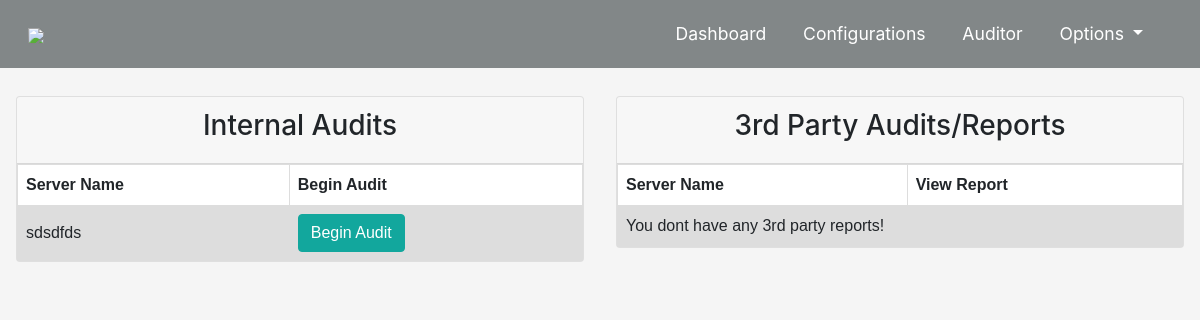
The page /ad/auditor/ (signed in) on the database as committed earlier.
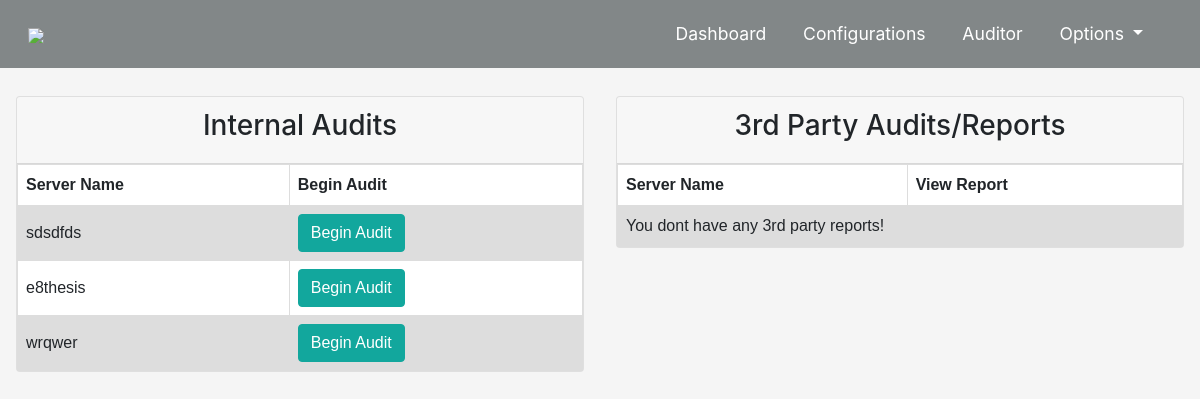
The same page on the database as committed later.
### ad/models.py (models this page shows)
class Server(models.Model):
    owner = models.ForeignKey(User, models.CASCADE)
    name = models.CharField(max_length=50)
    server_address = models.CharField(max_length=20)
    ssh_port = models.IntegerField(default=22)
    save_server_details = models.BooleanField(default=False)
    save_reports = models.BooleanField(default=True)
    share_reports = models.BooleanField(default=True)

### ad/views.py (the view)
# urls.py: path('auditor/', views.auditor, name='auditor'),
def auditor(request):
    servers = Server.objects.filter(owner_id=request.user.id)
    external_reports = Audit.objects.filter(user_id=request.user.id)
    context = {
        'servers': servers,
        'external_reports': external_reports,
    }
    return render(request, 'ad/auditor.html', context)

### templates/ad/auditor.html (shortened to what this page needs)
{% extends 'base.html' %}
{% block content %}
    <div class="row">
        <div class="col-md-6">
            <div class="mb-3 card">
                <div class="card-header-tab card-header">
                    <h3>Internal Audits</h3>
                </div>
                <table>
                    <tr>
                        <th>Server Name</th>
                        <th>Begin Audit</th>
                    </tr>
                    {% if servers|length == 0 %}
                        <tr>
                        <td colspan="4">You dont have any servers to audit! <a href="{% url 'add_server' %}">Add a server</a></td>
                        </tr>
                    {% else %}
                        {% for server in servers %}
                        <tr>
                            <td>{{ server.name }}</td>
                            <td>
                                <a class="btn btn-primary" href="{% url 'authorize_audit' server.id %}">Begin Audit</a>
                            </td>
                        </tr>
                        {% endfor %}
                    {% endif %}
                </table>
            </div>
        </div>
        <div class="col-md-6">
            <div class="mb-3 card">
                <div class="card-header-tab card-header">
                    <h3>3rd Party Audits/Reports</h3>
                </div>
               <table>
                    <tr>
                        <th>Server Name</th>
                        <th>View Report</th>
                    </tr>
                    {% if external_reports|length == 0 %}
                        <tr>
                        <td colspan="4">You dont have any 3rd party reports!</td>
                        </tr>
                    {% endif %}
                </table>
            </div>
        </div>
    </div>
{% endblock %}

Rows that differ between the two databases and show on the page:
added Server: name "e8thesis"
added Server: name "wrqwer"
